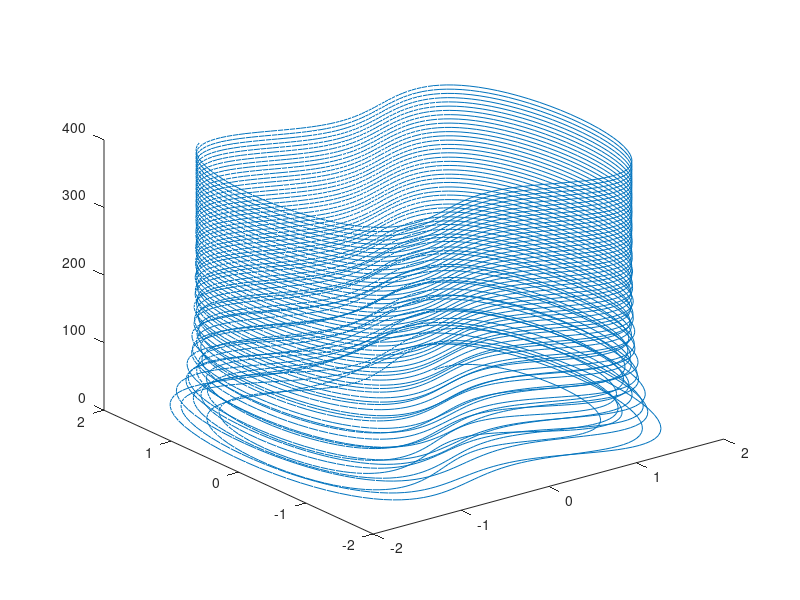
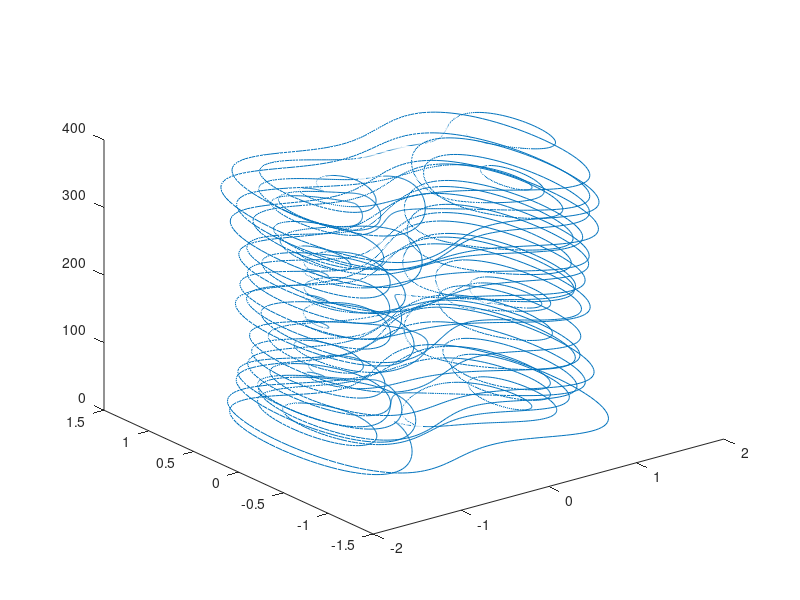
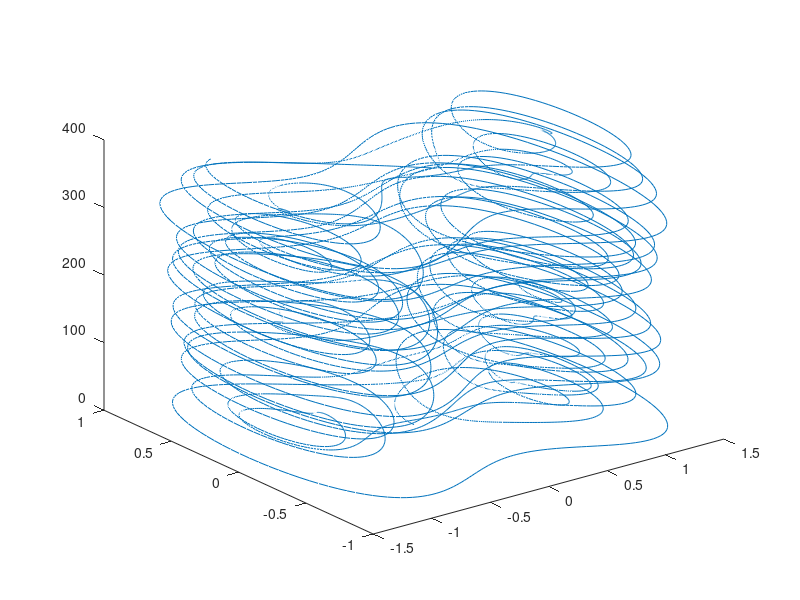

Recreate these plots in MATLAB, in order.
min =0;
max= 400;
gamma = 0.3;
omega = 1.0;

N=10000;
dt = (max-min)/N;
x = zeros(N,3);
y = zeros(N,3);
t = (1:N)*dt;
x(1) = 1;
y(1) = 1;

epsilon = [0.15; 0.22; 0.25];
for e = 1:3
    for i = 2:N
        x(i,e) = x(i-1,e) + dt*y(i-1,e);
        y(i,e) = y(i-1,e) + dt*(x(i-1,e) - x(i-1,e)^3 - epsilon(e) * y(i-1,e) + gamma * cos(omega*t(i-1)));
    end
end
for e= 1:3
    figure
    plot3(x(:,e),y(:,e),t);
end